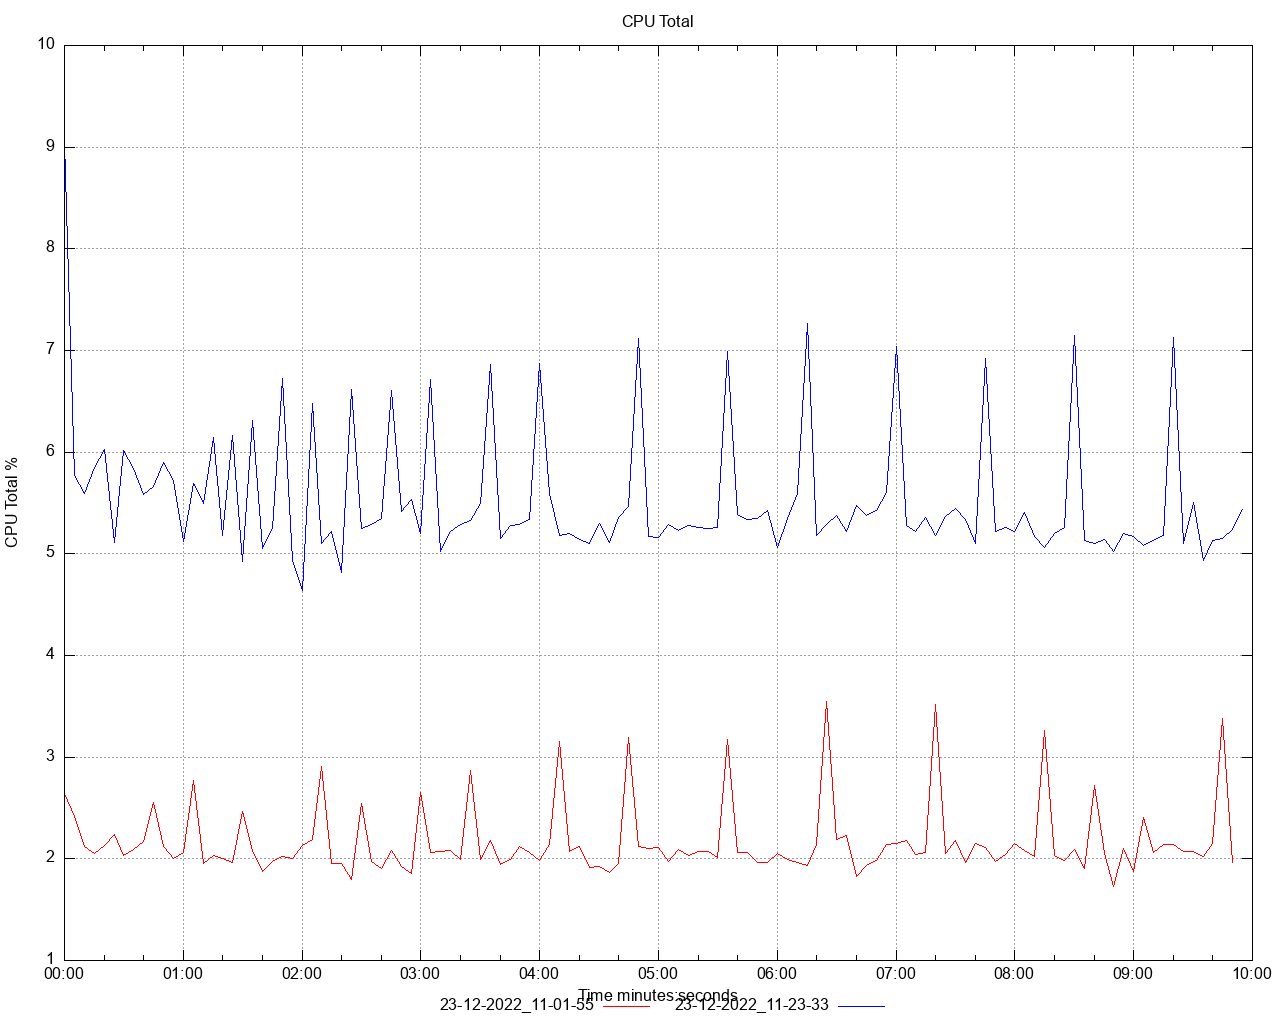

Write gnuplot code to recreate this figure.
set title 'CPU Total' noenhanced
set style data lines
set datafile separator ","
set terminal png size 1280,1024
set grid
set key below
set xdata time
set timefmt "%s"
offset = 0
t0(x)=(offset=($0==0) ? x : offset, x - offset)
set xlabel 'Time minutes:seconds'
set ylabel 'CPU Total %'
set output '/Users/ahmet.mircik/Workspace/python/hazelcast-simulator/offload-benchmarks/report/dstat/cpu_total_A2.png'
plot \
   '/Users/ahmet.mircik/Workspace/python/hazelcast-simulator/offload-benchmarks/report/data/cpu_total_A2_1.data' using (t0(timecolumn(1))):2 title "23-12-2022_11-01-55" noenhanced lt rgb "red", \
   '/Users/ahmet.mircik/Workspace/python/hazelcast-simulator/offload-benchmarks/report/data/cpu_total_A2_2.data' using (t0(timecolumn(1))):2 title "23-12-2022_11-23-33" noenhanced lt rgb "blue", \
